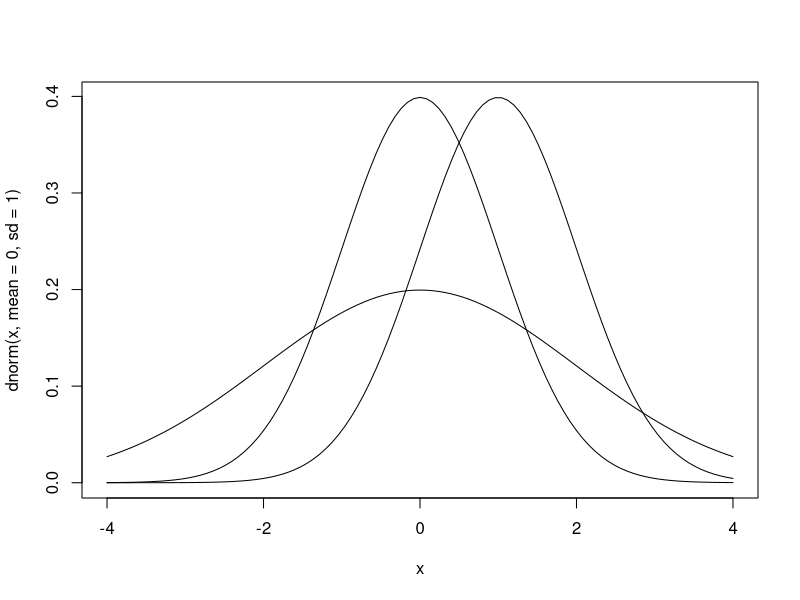
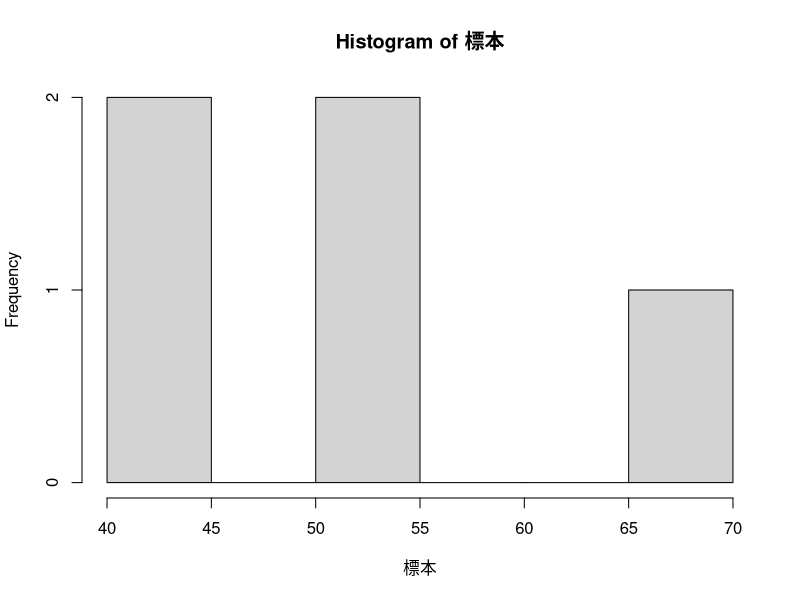
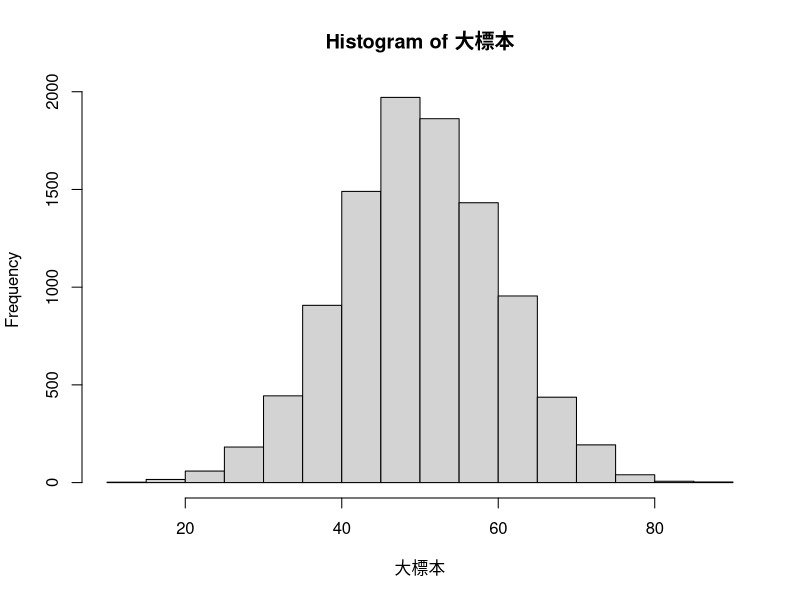
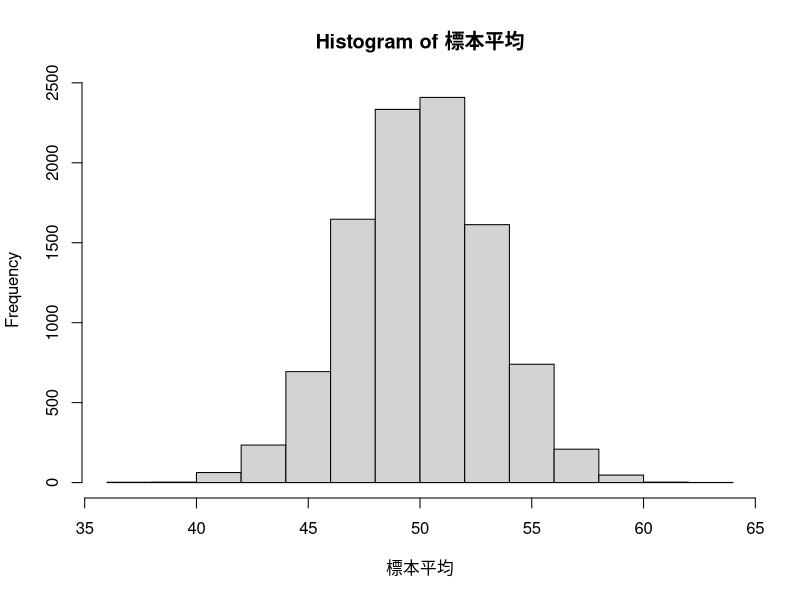
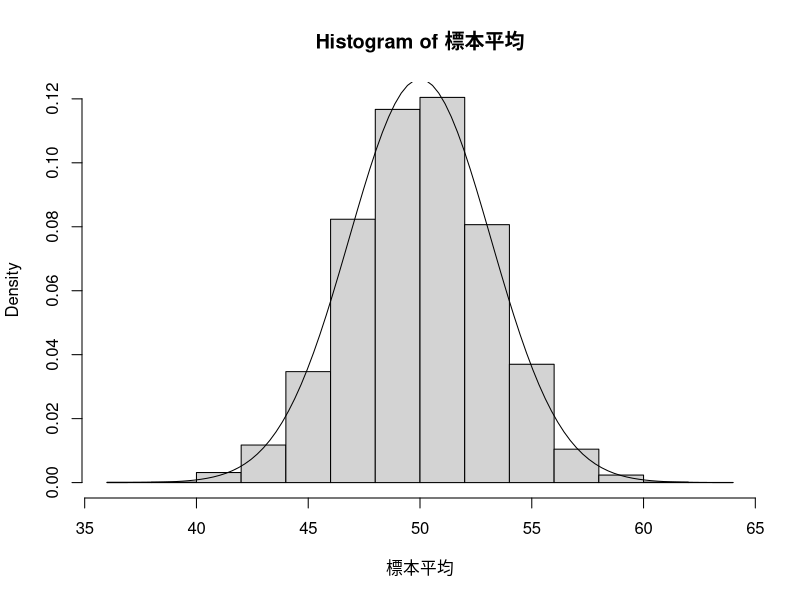

Generate these figures, in order, with R:
## ---- chunk 1
身長 <- c(165.2, 175.9, 161.7, 174.2, 172.1, 163.3, 170.9, 170.6, 168.4, 171.3)
mean(身長)
## ---- chunk 2
curve(dnorm(x,mean=0,sd=1),from=-4,to=4)
curve(dnorm(x,mean=1,sd=1),add=TRUE)
curve(dnorm(x,mean=0,sd=2),add=TRUE)
## ---- chunk 3
set.seed(1)
標本 <- rnorm(n=5,mean=50,sd=10)
標本
hist(標本)
## ---- chunk 4
大標本 <- rnorm(n=10000,mean=50,sd=10)
hist(大標本)
## ---- chunk 5
mean(rnorm(n=10,mean=50,sd=10))
mean(rnorm(n=10,mean=50,sd=10))
mean(rnorm(n=10,mean=50,sd=10))
## ---- chunk 6
標本平均 <- replicate(10000, mean(rnorm(n=10,mean=50,sd=10)))
hist(標本平均)
## ---- chunk 7
誤差絶対値5以下 <- abs(標本平均-50) <= 5
table(誤差絶対値5以下)
## ---- chunk 8
mean(標本平均)
var(標本平均)
## ---- chunk 9
hist(標本平均,freq=FALSE)
curve(dnorm(x,mean=50,sd=sqrt(10)),add=TRUE)
